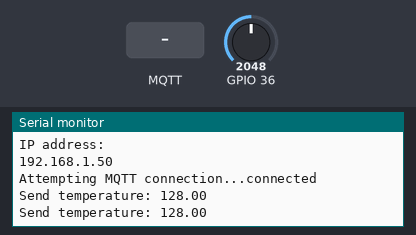
Bench run of a sketch on a simulated ESP32. Parts: the last lines printed to the serial monitor. Inputs (shaded band) come from the test bench; at power-on: GPIO 36 = 2048. WiFi joins after 1.5 s; servers stay silent unless stated; no MQTT or app messages arrive unless stated.

Above: at 2.7 s.
2.8 s: MQTT message "1" arrives on the first subscribed topic
At 3.2 s:
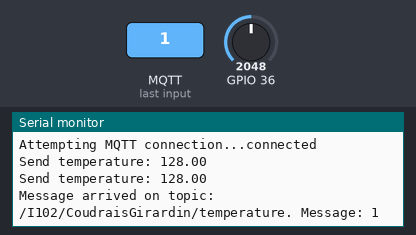
4.3 s: MQTT message "on" arrives on the first subscribed topic
At 4.5 s:
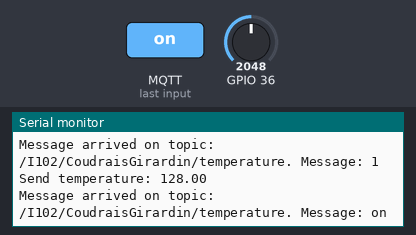
5.8 s: MQTT message "off" arrives on the first subscribed topic
At 6.4 s:
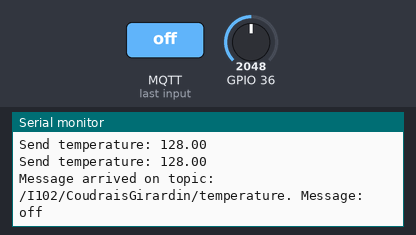
7.3 s: GPIO 36 set to 2866
At 8.4 s:
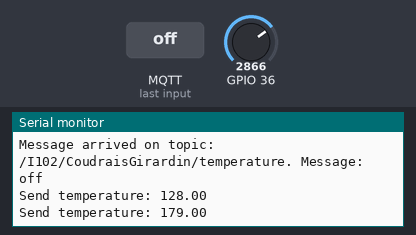
8.8 s: GPIO 36 set to 3603
At 10.2 s:
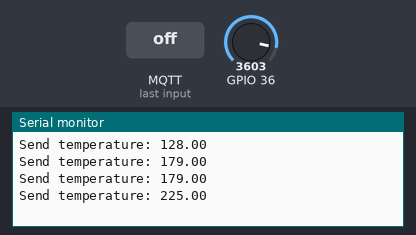
Timing chart, 0 to 11.3 s (numbered marks = the images above; inputs shaded):
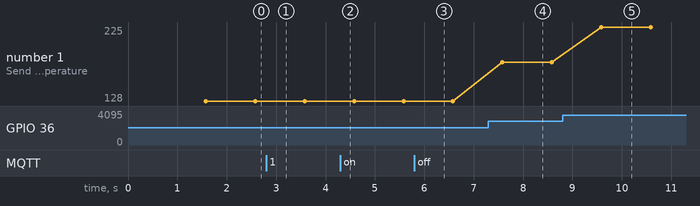

The sketch:

ESP_temp.ino
```cpp
#include <WiFi.h>
#include <PubSubClient.h>
#include <Wire.h>
#include <Adafruit_BME280.h>
#include <Adafruit_Sensor.h>


// Replace the next variables with your SSID/Password combination
const char* ssid = "CPE-Domotique";
const char* password = "astro4student";

// Add your MQTT Broker IP address, example:
const char* mqtt_server = "192.168.1.113";

WiFiClient espClient;
PubSubClient client(espClient);
long lastMsg = 0;
char msg[50];
int value = 0;


void setup() {
  Serial.begin(9600);

  setup_wifi();
  client.setServer(mqtt_server, 1884);
  client.setCallback(callback);

  // pinMode(ledPin, OUTPUT);
}

void setup_wifi() {
  delay(10);
  // We start by connecting to a WiFi network
  Serial.println();
  Serial.print("Connecting to ");
  Serial.println(ssid);

  WiFi.begin(ssid, password);

  while (WiFi.status() != WL_CONNECTED) {
    delay(500);
    Serial.print(".");
  }

  Serial.println("");
  Serial.println("WiFi connected");
  Serial.println("IP address: ");
  Serial.println(WiFi.localIP());
}

void reconnect() {
  // Loop until we're reconnected
  while (!client.connected()) {
    Serial.print("Attempting MQTT connection...");
    // Attempt to connect
    if (client.connect("potentPublishClient")) {
      client.subscribe("/I102/CoudraisGirardin/temperature");
      Serial.println("connected");
      // Subscribe
    } else {
      Serial.print("failed, rc=");
      Serial.print(client.state());
      Serial.println(" try again in 5 seconds");
      // Wait 5 seconds before retrying
      delay(3000);
    }
  }
}


void callback(char* topic, byte* message, unsigned int length) {
  // If a message is received on the topic esp32/output, you check if the message is either "on" or "off".
  // Changes the output state according to the message
  if (String(topic) == "/I102/CoudraisGirardin/temperature") {
    Serial.print("Message arrived on topic: ");
    Serial.print(topic);
    Serial.print(". Message: ");
    String messageTemp;

    for (int i = 0; i < length; i++) {
      Serial.print((char)message[i]);
      messageTemp += (char)message[i];
    }
  }
}


void loop() {
  if (!client.connected()) {
    reconnect();
  }
  client.loop();

  long now = millis();
  if (now - lastMsg > 1000) {
    lastMsg = now;

    // Temperature in Celsius
    int sensorValue = analogRead(A0);
    int temperature = sensorValue/16;

    // Convert the value to a char array
    char tempString[8];
    dtostrf(temperature, 1, 2, tempString);
    Serial.println();
    Serial.print("Send temperature: ");
    Serial.println(tempString);
    client.publish("/I102/CoudraisGirardin/temperature", tempString);
  }
}
```

Measured:
- after the input at 2.8 s, the serial monitor: prints a new line at once (image 1)
- after the input at 4.3 s, the serial monitor: prints a new line at once (image 2)
- after the input at 5.8 s, the serial monitor: prints a new line at once (image 3)
- after the input at 7.3 s, the serial monitor: prints a new line after 0.28 s (image 4)
- after the input at 8.8 s, the serial monitor: prints a new line after 0.78 s (image 5)
- plotted number 1: 128 → 179 after the input at 7.3 s, 179 → 225 after the input at 8.8 s
